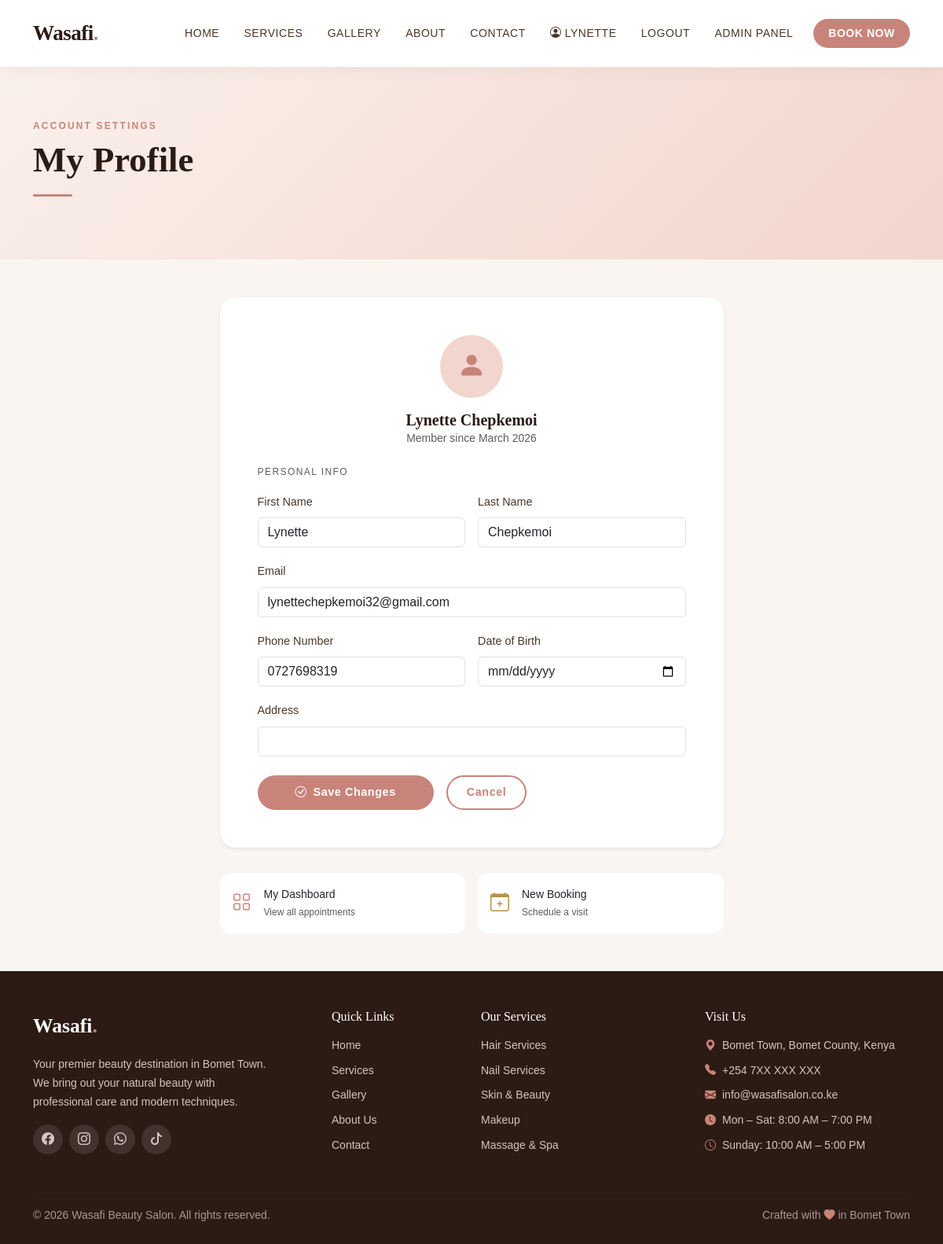
Before: /profile/ (signed in) with the older database file.
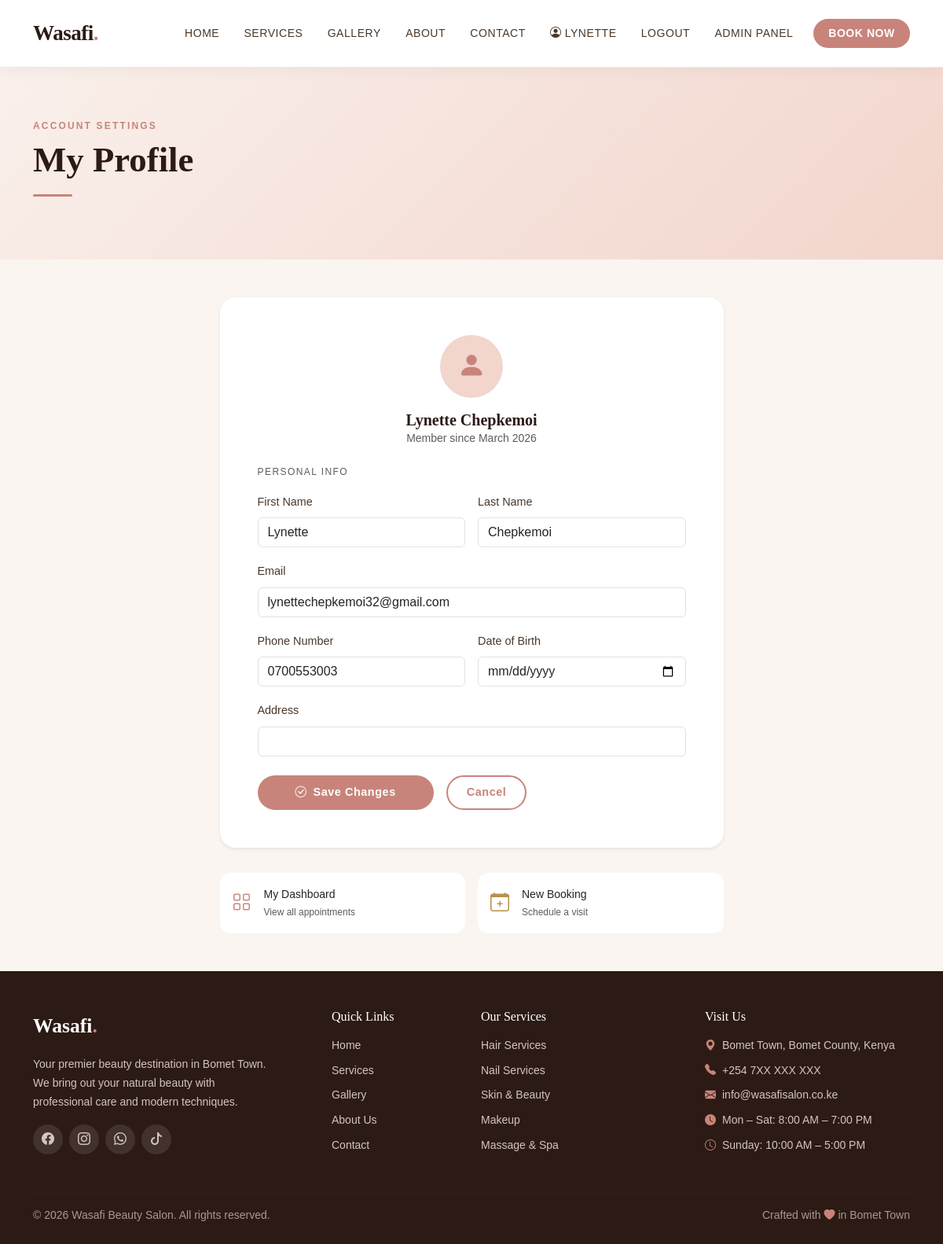
After: the same page with the newer database file.
### appointments/models.py (models this page shows, shortened)
class CustomerProfile(models.Model):
    user = models.OneToOneField(User, on_delete=models.CASCADE, related_name='profile')
    phone = models.CharField(max_length=15)
    address = models.CharField(max_length=255, blank=True)
    date_of_birth = models.DateField(null=True, blank=True)
    created_at = models.DateTimeField(auto_now_add=True)

### appointments/views.py (the view)
# urls.py: path('profile/', views.profile, name='profile'),
@login_required
def profile(request):
    profile_obj, created = CustomerProfile.objects.get_or_create(
        user=request.user, defaults={'phone': ''}
    )
    if request.method == 'POST':
        form = ProfileUpdateForm(request.POST, instance=profile_obj)
        if form.is_valid():
            request.user.first_name = form.cleaned_data['first_name']
            request.user.last_name = form.cleaned_data['last_name']
            request.user.email = form.cleaned_data['email']
            request.user.save()
            form.save()
            messages.success(request, 'Profile updated successfully!')
            return redirect('profile')
    else:
        form = ProfileUpdateForm(
            instance=profile_obj,
            initial={
                'first_name': request.user.first_name,
                'last_name': request.user.last_name,
                'email': request.user.email,
            }
        )
    return render(request, 'appointments/profile.html', {'form': form, 'profile': profile_obj})

### appointments/forms.py
class ProfileUpdateForm(forms.ModelForm):
    first_name = forms.CharField(max_length=50,
        widget=forms.TextInput(attrs={'class': 'form-control'}))
    last_name = forms.CharField(max_length=50,
        widget=forms.TextInput(attrs={'class': 'form-control'}))
    email = forms.EmailField(
        widget=forms.EmailInput(attrs={'class': 'form-control'}))
    class Meta:
        model = CustomerProfile
        fields = ['phone', 'address', 'date_of_birth']
        widgets = {
            'phone': forms.TextInput(attrs={'class': 'form-control'}),
            'address': forms.TextInput(attrs={'class': 'form-control'}),
            'date_of_birth': forms.DateInput(attrs={'class': 'form-control', 'type': 'date'}),
        }

### appointments/templates/appointments/profile.html (shortened to what this page needs)
{% extends 'appointments/base.html' %}
{% block content %}
<section class="page-hero">
  <div class="container">
    <span class="section-label">Account Settings</span>
    <h1 class="section-title">My Profile</h1>
    <div class="divider-rose"></div>
  </div>
</section>
<section class="py-5" style="background:var(--wasafi-cream)">
  <div class="container">
    <div class="row justify-content-center">
      <div class="col-lg-7">
        <div class="card border-0 shadow-sm" style="border-radius:20px">
          <div class="card-body p-4 p-md-5">
            <div class="text-center mb-4">
              <div style="width:80px;height:80px;background:var(--wasafi-blush);border-radius:50%;display:flex;align-items:center;justify-content:center;margin:0 auto 1rem;font-size:2.2rem;color:var(--wasafi-rose)">
                <i class="bi bi-person-fill"></i>
              </div>
              <h5 class="mb-0">{{ user.get_full_name|default:user.username }}</h5>
              <p class="small text-muted">Member since {{ user.date_joined|date:"F Y" }}</p>
            </div>
            <form method="post" novalidate>
              <h6 class="text-muted text-uppercase mb-3" style="font-size:.75rem;letter-spacing:.12em">Personal Info</h6>
              <div class="row g-3 mb-4">
                <div class="col-md-6">
                  <label class="form-label">First Name</label>
                  {{ form.first_name }}
                </div>
                <div class="col-md-6">
                  <label class="form-label">Last Name</label>
                  {{ form.last_name }}
                </div>
                <div class="col-12">
                  <label class="form-label">Email</label>
                  {{ form.email }}
                </div>
                <div class="col-md-6">
                  <label class="form-label">Phone Number</label>
                  {{ form.phone }}
                </div>
                <div class="col-md-6">
                  <label class="form-label">Date of Birth</label>
                  {{ form.date_of_birth }}
                </div>
                <div class="col-12">
                  <label class="form-label">Address</label>
                  {{ form.address }}
                </div>
              </div>
              <div class="d-flex gap-3">
                <button type="submit" class="btn btn-wasafi px-5">
                  <i class="bi bi-check-circle me-2"></i>Save Changes
                </button>
                <a href="{% url 'dashboard' %}" class="btn btn-wasafi-outline px-4">Cancel</a>
              </div>
            </form>
          </div>
        </div>
        <div class="row g-3 mt-3">
          <div class="col-md-6">
            <a href="{% url 'dashboard' %}" class="card border-0 bg-white text-decoration-none" style="border-radius:14px">
              <div class="card-body d-flex align-items-center gap-3 p-3">
                <i class="bi bi-grid fs-4" style="color:var(--wasafi-rose)"></i>
                <div>
                  <div class="fw-600 small">My Dashboard</div>
                  <div class="text-muted" style="font-size:.75rem">View all appointments</div>
                </div>
              </div>
            </a>
          </div>
          <div class="col-md-6">
            <a href="{% url 'book_appointment' %}" class="card border-0 bg-white text-decoration-none" style="border-radius:14px">
              <div class="card-body d-flex align-items-center gap-3 p-3">
                <i class="bi bi-calendar-plus fs-4" style="color:var(--wasafi-gold)"></i>
                <div>
                  <div class="fw-600 small">New Booking</div>
                  <div class="text-muted" style="font-size:.75rem">Schedule a visit</div>
                </div>
              </div>
            </a>
          </div>
        </div>
      </div>
    </div>
  </div>
</section>
{% endblock %}

### appointments/templates/appointments/base.html (shortened to what this page needs)
<!DOCTYPE html>
<html lang="en">
<head>
  <link href="https://cdn.jsdelivr.net/npm/bootstrap@5.3.2/dist/css/bootstrap.min.css" rel="stylesheet"/>
  <link href="https://cdn.jsdelivr.net/npm/bootstrap-icons@1.11.1/font/bootstrap-icons.css" rel="stylesheet"/>
</head>
<body>
<nav class="navbar navbar-expand-lg sticky-top">
  <div class="container">
    <a class="navbar-brand" href="{% url 'home' %}">
      Wasafi<span>.</span>
    </a>
    <div class="collapse navbar-collapse" id="mainNav">
      <ul class="navbar-nav ms-auto align-items-lg-center gap-lg-1">
        <li class="nav-item">
          <a class="nav-link {% if request.resolver_match.url_name == 'home' %}active{% endif %}"
             href="{% url 'home' %}">
            Home
          </a>
        </li>
        <li class="nav-item dropdown-hover">
          <a class="nav-link {% if request.resolver_match.url_name == 'services' %}active{% endif %}"
             href="{% url 'services' %}">
            Services
          </a>
        </li>
        <li class="nav-item">
          <a class="nav-link {% if request.resolver_match.url_name == 'gallery' %}active{% endif %}"
             href="{% url 'gallery' %}">
            Gallery
          </a>
        </li>
        <li class="nav-item">
          <a class="nav-link {% if request.resolver_match.url_name == 'about' %}active{% endif %}"
             href="{% url 'about' %}">
            About
          </a>
        </li>
        <li class="nav-item">
          <a class="nav-link {% if request.resolver_match.url_name == 'contact' %}active{% endif %}"
             href="{% url 'contact' %}">
            Contact
          </a>
        </li>
        {% if user.is_authenticated %}
          <li class="nav-item">
            <a class="nav-link {% if request.resolver_match.url_name == 'dashboard' %}active{% endif %}"
               href="{% url 'dashboard' %}">
              <i class="bi bi-person-circle me-1"></i>{{ user.first_name }}
            </a>
          </li>
          <li class="nav-item">
            <a class="nav-link" href="{% url 'logout' %}">Logout</a>
          </li>
        {% else %}
          <li class="nav-item">
            <a class="nav-link" href="{% url 'login' %}">Login</a>
          </li>
        {% endif %}
         <li class="nav-item">
  <a class="nav-link" href="{% url 'admin:index' %}" target="_blank">
    Admin Panel
  </a>
</li>
        <li class="nav-item ms-lg-2">
          <a class="nav-link btn-book-nav" href="{% url 'book_appointment' %}">
            Book Now
          </a>
        </li>
      </ul>
    </div>
  </div>
</nav>
{% block content %}{% endblock %}
<footer class="mt-0 pt-5 pb-4">
  <div class="container">
    <div class="row g-4">
      <div class="col-lg-4">
        <div class="footer-brand mb-3">Wasafi<span>.</span></div>
        <p class="small" style="color:#d4c5be;max-width:300px;line-height:1.7">
          Your premier beauty destination in Bomet Town. We bring out your natural beauty with professional care and modern techniques.
        </p>
        <div class="social-icons mt-3 d-flex gap-2">
          <a href="#"><i class="bi bi-facebook"></i></a>
          <a href="#"><i class="bi bi-instagram"></i></a>
          <a href="#"><i class="bi bi-whatsapp"></i></a>
          <a href="#"><i class="bi bi-tiktok"></i></a>
        </div>
      </div>
      <div class="col-lg-2 col-6">
        <h6 class="mb-3">Quick Links</h6>
        <ul class="list-unstyled small">
          <li class="mb-2"><a href="{% url 'home' %}">Home</a></li>
          <li class="mb-2"><a href="{% url 'services' %}">Services</a></li>
          <li class="mb-2"><a href="{% url 'gallery' %}">Gallery</a></li>
          <li class="mb-2"><a href="{% url 'about' %}">About Us</a></li>
          <li class="mb-2"><a href="{% url 'contact' %}">Contact</a></li>
        </ul>
      </div>
      <div class="col-lg-3 col-6">
        <h6 class="mb-3">Our Services</h6>
        <ul class="list-unstyled small">
          <li class="mb-2"><a href="{% url 'services' %}?category=hair">Hair Services</a></li>
          <li class="mb-2"><a href="{% url 'services' %}?category=nails">Nail Services</a></li>
          <li class="mb-2"><a href="{% url 'services' %}?category=skin">Skin & Beauty</a></li>
          <li class="mb-2"><a href="{% url 'services' %}?category=makeup">Makeup</a></li>
          <li class="mb-2"><a href="{% url 'services' %}?category=massage">Massage & Spa</a></li>
        </ul>
      </div>
      <div class="col-lg-3">
        <h6 class="mb-3">Visit Us</h6>
        <ul class="list-unstyled small">
          <li class="mb-2"><i class="bi bi-geo-alt-fill me-2" style="color:var(--wasafi-rose)"></i>Bomet Town, Bomet County, Kenya</li>
          <li class="mb-2"><i class="bi bi-telephone-fill me-2" style="color:var(--wasafi-rose)"></i>+254 7XX XXX XXX</li>
          <li class="mb-2"><i class="bi bi-envelope-fill me-2" style="color:var(--wasafi-rose)"></i>info@wasafisalon.co.ke</li>
          <li class="mb-2"><i class="bi bi-clock-fill me-2" style="color:var(--wasafi-rose)"></i>Mon – Sat: 8:00 AM – 7:00 PM</li>
          <li class="mb-2"><i class="bi bi-clock me-2" style="color:var(--wasafi-rose)"></i>Sunday: 10:00 AM – 5:00 PM</li>
        </ul>
      </div>
    </div>
    <hr style="border-color:rgba(255,255,255,.1);margin:2rem 0 1rem">
    <div class="row align-items-center">
      <div class="col-md-6 small" style="color:#a89990">
        &copy; {% now "Y" %} Wasafi Beauty Salon. All rights reserved.
      </div>
      <div class="col-md-6 text-md-end small" style="color:#a89990">
        Crafted with <i class="bi bi-heart-fill" style="color:var(--wasafi-rose)"></i> in Bomet Town
      </div>
    </div>
  </div>
</footer>
</body>
</html>

### appointments/templates/appointments/base.html (style rules this page uses)
:root { --wasafi-rose: #C8847A; --wasafi-blush: #F2D5CC; --wasafi-cream: #FAF5F0; --wasafi-gold: #B8914A; --wasafi-dark: #2C1A14; --wasafi-charcoal: #4A3728; --wasafi-light: #FEF9F6; --font-display: 'Cormorant Garamond', Georgia, serif; --font-body: 'DM Sans', sans-serif; }
* { box-sizing: border-box; }
body { font-family: var(--font-body); background-color: var(--wasafi-light); color: var(--wasafi-dark); line-height: 1.7; }
h1, h2, h3, h4, h5 { font-family: var(--font-display); color: var(--wasafi-dark); font-weight: 600; }
.navbar { background: #fff; border-bottom: 1px solid #f0e8e4; padding: 0.9rem 0; box-shadow: 0 2px 20px rgba(44,26,20,.05); }
.navbar-brand { font-family: var(--font-display); font-size: 1.7rem; font-weight: 700; color: var(--wasafi-dark) !important; letter-spacing: -0.02em; }
.navbar-brand span { color: var(--wasafi-rose); }
.nav-link { font-size: .875rem; font-weight: 500; letter-spacing: .04em; text-transform: uppercase; color: var(--wasafi-charcoal) !important; padding: .45rem .85rem !important; transition: color .2s; }
.btn-book-nav { background: var(--wasafi-rose); color: #fff !important; border-radius: 30px; padding: .4rem 1.2rem !important; font-weight: 600 !important; transition: background .2s, transform .15s; }
.btn-wasafi { background: var(--wasafi-rose); color: #fff; border: none; border-radius: 30px; padding: .65rem 1.8rem; font-weight: 600; font-size: .9rem; letter-spacing: .04em; transition: background .2s, transform .15s, box-shadow .2s; }
.btn-wasafi-outline { background: transparent; color: var(--wasafi-rose); border: 2px solid var(--wasafi-rose); border-radius: 30px; padding: .6rem 1.7rem; font-weight: 600; font-size: .9rem; letter-spacing: .04em; transition: all .2s; }
.section-label { font-size: .75rem; font-weight: 600; letter-spacing: .18em; text-transform: uppercase; color: var(--wasafi-rose); display: block; margin-bottom: .4rem; }
.section-title { font-family: var(--font-display); font-size: clamp(1.9rem, 4vw, 2.8rem); font-weight: 700; color: var(--wasafi-dark); line-height: 1.2; }
.divider-rose { width: 50px; height: 3px; background: var(--wasafi-rose); border-radius: 2px; margin: 1rem 0 2rem; }
.card { border: 1px solid #f0e8e4; border-radius: 16px; overflow: hidden; transition: transform .25s, box-shadow .25s; }
footer { background: var(--wasafi-dark); color: #d4c5be; }
footer h5, footer h6 { font-family: var(--font-display); color: #fff; }
footer a { color: #d4c5be; text-decoration: none; transition: color .2s; }
.footer-brand { font-family: var(--font-display); font-size: 1.6rem; font-weight: 700; color: #fff; }
.footer-brand span { color: var(--wasafi-rose); }
.social-icons a { width: 38px; height: 38px; background: rgba(255,255,255,.1); border-radius: 50%; display: inline-flex; align-items: center; justify-content: center; font-size: 1rem; transition: background .2s, color .2s; }
.form-label { font-weight: 500; font-size: .9rem; color: var(--wasafi-charcoal); }
.page-hero { background: linear-gradient(135deg, #FAF0EB 0%, #F2D5CC 100%); padding: 4rem 0 3rem; }
.dropdown-hover { position: relative; }
.nav-link { position: relative; }
.nav-link::after { content: ''; position: absolute; bottom: 0; left: 50%; width: 0%; height: 2px; background: var(--wasafi-rose); transition: all 0.3s ease; }

Changed rows visible on the page:
changed CustomerProfile: phone "0727698319" → "0700553003"
